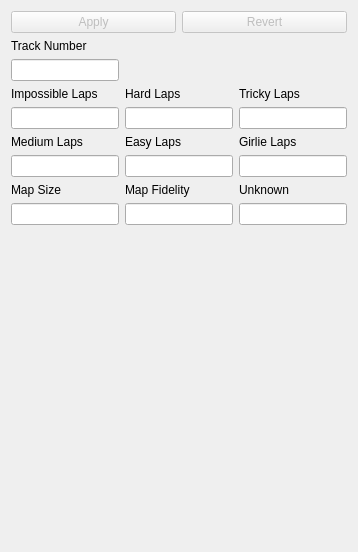
       <widget class="QWidget" name="tabInfo">
        <attribute name="title">
         <string>Info</string>
        </attribute>
        <layout class="QVBoxLayout" name="verticalLayout_7">
         <item>
          <layout class="QHBoxLayout" name="horizontalLayout_14">
           <item>
            <widget class="QPushButton" name="pbApplyInfo">
             <property name="enabled">
              <bool>false</bool>
             </property>
             <property name="text">
              <string>Apply</string>
             </property>
            </widget>
           </item>
           <item>
            <widget class="QPushButton" name="pbRevertInfo">
             <property name="enabled">
              <bool>false</bool>
             </property>
             <property name="text">
              <string>Revert</string>
             </property>
            </widget>
           </item>
          </layout>
         </item>
         <item>
          <layout class="QGridLayout" name="gridLayout_5">
           <item row="1" column="0">
            <widget class="QLineEdit" name="leTrackNum"/>
           </item>
           <item row="5" column="1">
            <widget class="QLineEdit" name="leEasyLaps"/>
           </item>
           <item row="4" column="2">
            <widget class="QLabel" name="lblGirlieLaps">
             <property name="text">
              <string>Girlie Laps</string>
             </property>
            </widget>
           </item>
           <item row="6" column="0">
            <widget class="QLabel" name="lblMapSize">
             <property name="toolTip">
              <string>smaller is larger</string>
             </property>
             <property name="text">
              <string>Map Size</string>
             </property>
            </widget>
           </item>
           <item row="3" column="1">
            <widget class="QLineEdit" name="leHardLaps"/>
           </item>
           <item row="5" column="2">
            <widget class="QLineEdit" name="leGirlieLaps"/>
           </item>
           <item row="0" column="0">
            <widget class="QLabel" name="lblTrackNum">
             <property name="text">
              <string>Track Number</string>
             </property>
            </widget>
           </item>
           <item row="5" column="0">
            <widget class="QLineEdit" name="leMediumLaps"/>
           </item>
           <item row="2" column="1">
            <widget class="QLabel" name="lblHardLaps">
             <property name="text">
              <string>Hard Laps</string>
             </property>
            </widget>
           </item>
           <item row="3" column="2">
            <widget class="QLineEdit" name="leTrickyLaps"/>
           </item>
           <item row="4" column="1">
            <widget class="QLabel" name="lblEasyLaps">
             <property name="text">
              <string>Easy Laps</string>
             </property>
            </widget>
           </item>
           <item row="2" column="0">
            <widget class="QLabel" name="lblImpossibleLaps">
             <property name="text">
              <string>Impossible Laps</string>
             </property>
            </widget>
           </item>
           <item row="4" column="0">
            <widget class="QLabel" name="lblMediumLaps">
             <property name="text">
              <string>Medium Laps</string>
             </property>
            </widget>
           </item>
           <item row="3" column="0">
            <widget class="QLineEdit" name="leImpossibleLaps"/>
           </item>
           <item row="2" column="2">
            <widget class="QLabel" name="lblTrickyLaps">
             <property name="text">
              <string>Tricky Laps</string>
             </property>
            </widget>
           </item>
           <item row="7" column="0">
            <widget class="QLineEdit" name="leMapSize">
             <property name="toolTip">
              <string>smaller is larger</string>
             </property>
            </widget>
           </item>
           <item row="6" column="1">
            <widget class="QLabel" name="lblMapFidelity">
             <property name="toolTip">
              <string>smaller is more accurate</string>
             </property>
             <property name="text">
              <string>Map Fidelity</string>
             </property>
            </widget>
           </item>
           <item row="7" column="1">
            <widget class="QLineEdit" name="leMapFidelity">
             <property name="toolTip">
              <string>smaller is more accurate</string>
             </property>
            </widget>
           </item>
           <item row="6" column="2">
            <widget class="QLabel" name="lblInfoUnknown">
             <property name="text">
              <string>Unknown</string>
             </property>
            </widget>
           </item>
           <item row="7" column="2">
            <widget class="QLineEdit" name="leInfoUnknown"/>
           </item>
          </layout>
         </item>
         <item>
          <spacer name="verticalSpacer_4">
           <property name="orientation">
            <enum>Qt::Vertical</enum>
           </property>
           <property name="sizeHint" stdset="0">
            <size>
             <width>20</width>
             <height>316</height>
            </size>
           </property>
          </spacer>
         </item>
        </layout>
       </widget>
